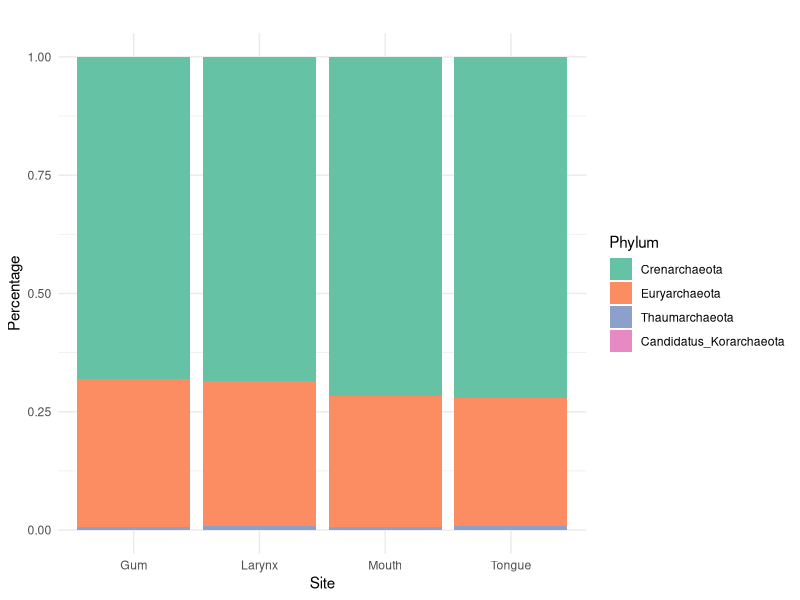

The R script that drew this image:
library(ggplot2)
library(dplyr)
library(RColorBrewer)

data <- read.csv("archaea_allsites_top4phyla.csv")
data$Percentage <- as.numeric(data$Percentage)

legend_order <- c("Crenarchaeota", "Euryarchaeota", "Thaumarchaeota", "Candidatus_Korarchaeota")
data$Phylum <- factor(data$Phylum, levels = legend_order)

ggplot(data, aes(x = Site, y = Percentage, fill = Phylum)) +
  geom_bar(position = "fill", stat = "identity") +
  labs(title = " ",
       x = "Site",
       y = "Percentage") +
  scale_fill_brewer(palette = "Set2") + 
  theme_minimal() +
  guides(fill = guide_legend(title = "Phylum", key_glyph = "rect")) +
  scale_fill_manual(values = brewer.pal(n = length(unique(data$Phylum)), name = "Set2"),
                    breaks = legend_order)
